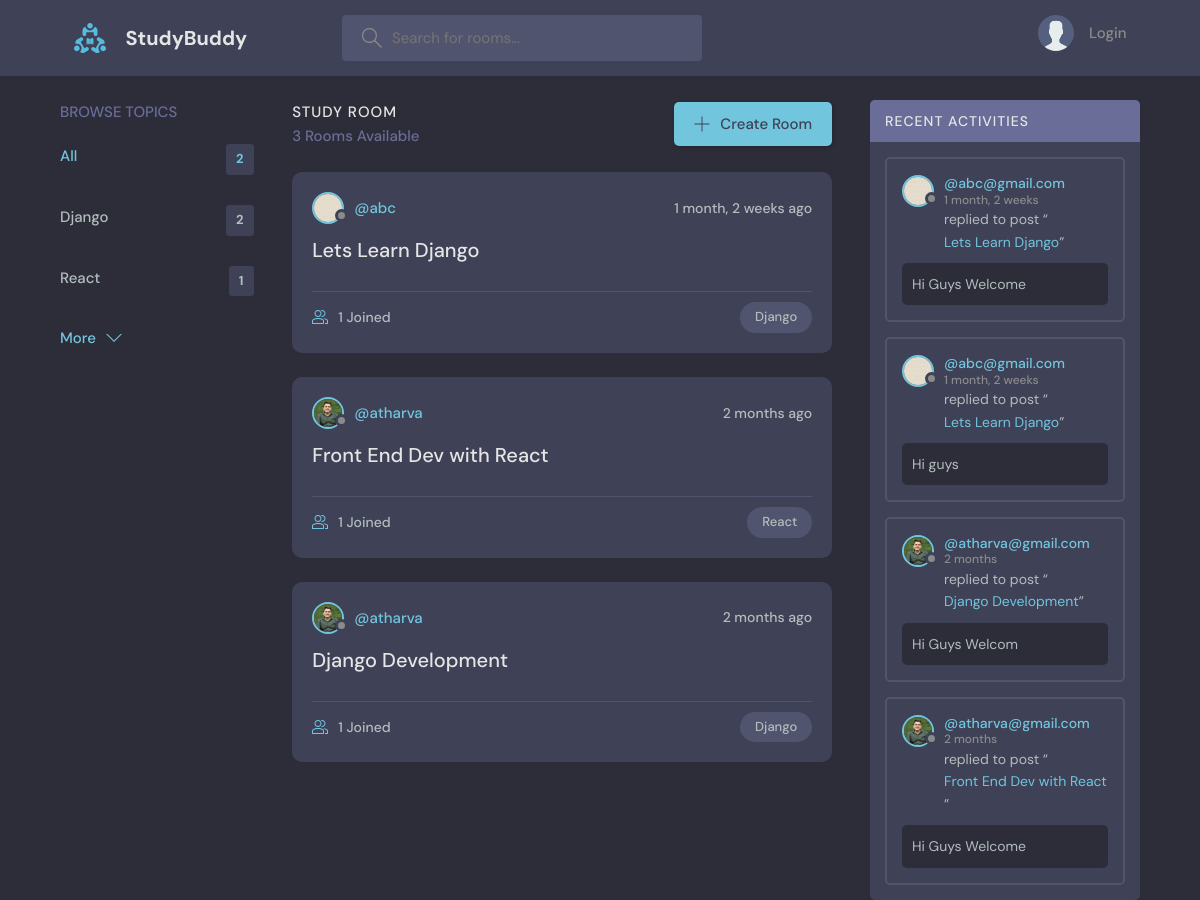
The page / on the database its author committed.
### base/models.py (models this page shows, shortened)
class Topic(models.Model):
    name = models.CharField(max_length=200)

class Room(models.Model):
    host = topic = models.ForeignKey(User, on_delete=models.SET_NULL,null=True)
    topic = models.ForeignKey('Topic', on_delete=models.SET_NULL,null=True)
    name = models.CharField(max_length=200)
    description = models.TextField(null=True, blank = True)
    participants = models.ManyToManyField(User, related_name='participants',blank=True)
    updated = models.DateTimeField(auto_now=True)
    created = models.DateTimeField(auto_now_add=True)
    class Meta:
        ordering = ['-updated','-created']
    def __str__(self):
        return self.name

class User(AbstractUser):
    name = models.CharField(max_length=200, null=True)
    email = models.EmailField(unique=True, null=True)
    bio = models.TextField(null=True)
    avatar = models.ImageField(null=True, default='avatar.svg')
    USERNAME_FIELD = 'email'
    REQUIRED_FIELDS = []

class Message(models.Model):
    user = models.ForeignKey(User,models.CASCADE)
    room = models.ForeignKey(Room, on_delete=models.CASCADE)
    body = models.TextField()
    updated = models.DateTimeField(auto_now=True)
    created = models.DateTimeField(auto_now_add=True)
    class Meta:
        ordering = ['-updated','-created']

### base/views.py (the view)
# urls.py: path('',views.home, name="home"),
def home(request):
    q = request.GET.get('q') if request.GET.get('q') !=None else ''
    rooms = Room.objects.filter(
        Q(topic__name__icontains=q) |
        Q(name__icontains=q) |
        Q(description__icontains=q)
    )
    topics = Topic.objects.all()[0:5]
    room_count = rooms.count()
    room_messages = Message.objects.filter(Q(room__topic__name__icontains=q))
    context = {'rooms' : rooms, "topics" : topics, "room_count" : room_count,'room_messages':room_messages}
    return render(request,'base/home.html',context)

### base/templates/base/home.html (shortened to what this page needs)
{% extends 'main.html' %}
{% block content %}
    <main class="layout layout--3">
      <div class="container">
        {% include 'base/topics_component.html' %}
        <div class="roomList">
          <div class="roomList__header">
            <div>
              <h2>Study Room</h2>
              <p>{{room_count}} Rooms Available</p>
            </div>
            <a class="btn btn--main" href="{% url 'create-room' %}">
              <svg version="1.1" xmlns="http://www.w3.org/2000/svg" width="32" height="32" viewBox="0 0 32 32">
                <title>add</title>
                <path
                  d="M16.943 0.943h-1.885v14.115h-14.115v1.885h14.115v14.115h1.885v-14.115h14.115v-1.885h-14.115v-14.115z"
                ></path>
              </svg>
              Create Room
            </a>
          </div>
          {% include 'base/feed_component.html' %}
        </div>
        {% include 'base/activity_component.html' %}
      </div>
    </main>
{% endblock %}

### base/templates/base/topics_component.html
<div class="topics">
          <div class="topics__header">
            <h2>Browse Topics</h2>
          </div>
          <ul class="topics__list">
            <li>
              <a href="{% url 'home' %}" class="active">All <span>{{topics.count}}</span></a>
            </li>
              {% for topic in topics %}
            <li>
              <a href="{% url 'home' %}?q={{topic.name}}">{{topic.name}}<span>{{topic.room_set.all.count}}</span></a>
            </li>
                {% endfor %}
          </ul>
          <a class="btn btn--link" href="{% url 'topics' %}">
            More
            <svg version="1.1" xmlns="http://www.w3.org/2000/svg" width="32" height="32" viewBox="0 0 32 32">
              <title>chevron-down</title>
              <path d="M16 21l-13-13h-3l16 16 16-16h-3l-13 13z"></path>
            </svg>
          </a>
        </div>

### base/templates/base/feed_component.html (shortened to what this page needs)
{% for room in rooms %}
<div class="roomListRoom">
            <div class="roomListRoom__header">
              <a href="{% url 'user-profile' room.host.id %}" class="roomListRoom__author">
                <div class="avatar avatar--small">
                  <img src="{{room.host.avatar.url}}" />
                </div>
                <span>@{{room.host.username}}</span>
              </a>
              <div class="roomListRoom__actions">
                <span>{{room.created|timesince}} ago</span>
              </div>
            </div>
            <div class="roomListRoom__content">
              <a href="{% url 'room' room.id %}">{{room.name}}</a>
            </div>
            <div class="roomListRoom__meta">
              <a href="{% url 'room' room.id %}" class="roomListRoom__joined">
                  {{room.participants.all.count}} Joined
              </a>
              <p class="roomListRoom__topic">{{room.topic.name}}</p>
            </div>
          </div>
{% endfor %}

### base/templates/base/activity_component.html (shortened to what this page needs)
<div class="activities">
          <div class="activities__header">
            <h2>Recent Activities</h2>
          </div>
    {% for message in room_messages %}
          <div class="activities__box">
            <div class="activities__boxHeader roomListRoom__header">
              <a href="{% url 'user-profile' message.user.id%}" class="roomListRoom__author">
                <div class="avatar avatar--small">
                  <img src="{{message.user.avatar.url}}" />
                </div>
                <p>
                  @{{message.user}}
                  <span>{{message.created|timesince}}</span>
                </p>
              </a>
            </div>
            <div class="activities__boxContent">
              <p>replied to post “<a href="{% url 'room' message.room.id%}">{{message.room}}</a>”</p>
              <div class="activities__boxRoomContent">
                {{message.body}}
              </div>
            </div>
          </div>
    {% endfor %}
</div>

### rows shown on the page
Topic: name "Django", room_set.all.count "2"
Topic: name "React", room_set.all.count "1"
Room: host.avatar (picture), host.username "abc", created "1 month, 2 weeks", name "Lets Learn Django", participants.all.count "1", topic.name "Django"
Room: host.avatar (picture), host.username "atharva", created "2 months", name "Front End Dev with React", participants.all.count "1", topic.name "React"
Room: host.avatar (picture), host.username "atharva", created "2 months", name "Django Development", participants.all.count "1", topic.name "Django"
Message: user.avatar (picture), user "abc@gmail.com", created "1 month, 2 weeks", room "Lets Learn Django", body "Hi Guys Welcome"
Message: user.avatar (picture), user "abc@gmail.com", created "1 month, 2 weeks", room "Lets Learn Django", body "Hi guys"
Message: user.avatar (picture), user "atharva@gmail.com", created "2 months", room "Django Development", body "Hi Guys Welcom"
Message: user.avatar (picture), user "atharva@gmail.com", created "2 months", room "Front End Dev with React", body "Hi Guys Welcome"

### other values the page prints
{{ topics.count }} "2"
{{ room_count }} "3"
